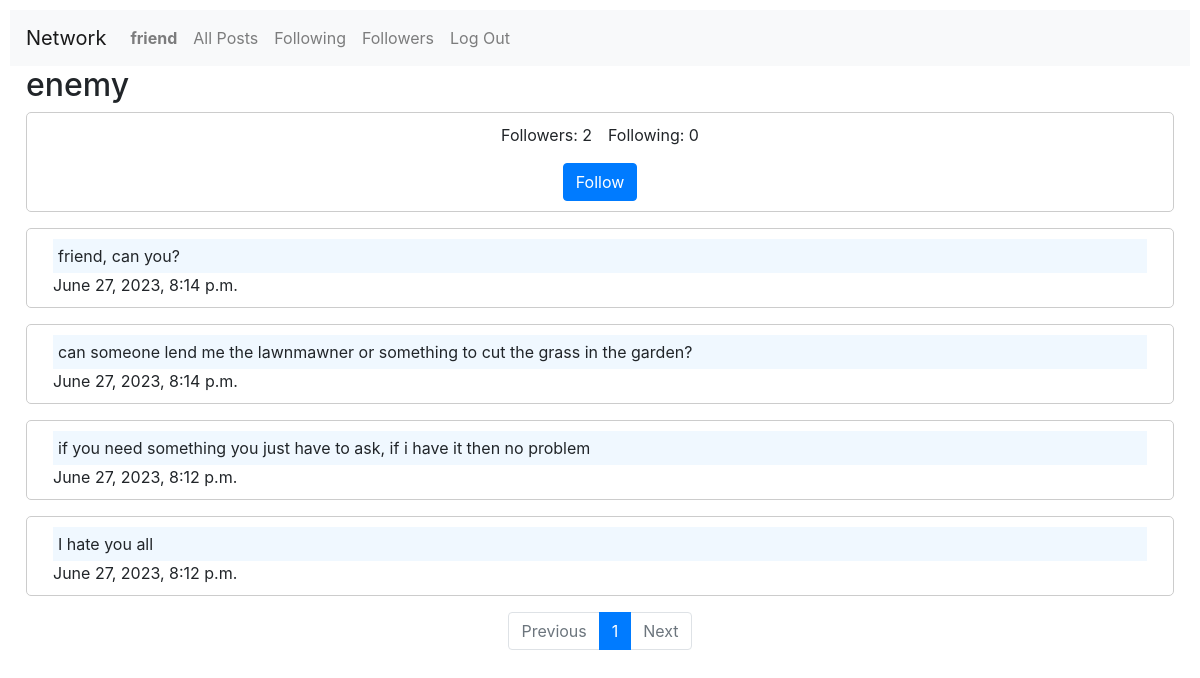
The page /profile/enemy (signed in) on the database its author committed.
### network/models.py (models this page shows)
class User(AbstractUser):
    pass

class Post(models.Model):
    user = models.ForeignKey(
        User, on_delete=models.CASCADE, default=None, related_name="post"
    )
    created_at = models.DateTimeField(default=timezone.now)
    text = models.TextField(default="")

### network/views.py (the view)
# urls.py: path("profile/<str:username>", views.profile, name="profile"),
def profile(request, username):
    profile_user = User.objects.get(username=username)
    followers = profile_user.following.count()
    followings = profile_user.followers.count()
    posts = Post.objects.filter(user=profile_user).order_by("-created_at")
    is_following = False
    if request.user.is_authenticated:
        profile, created = Profile.objects.get_or_create(user=request.user)
        is_following = profile.following.filter(id=profile_user.id).exists()
    paginator = Paginator(posts, 10)
    page_number = request.GET.get("page")
    page_obj = paginator.get_page(page_number)
    return render(
        request,
        "network/profile.html",
        {
            "profile_user": profile_user,
            "followers": followers,
            "followings": followings,
            "page_obj": page_obj,
            "is_following": is_following,
        },
    )

### network/templates/network/profile.html (shortened to what this page needs)
{% extends "network/layout.html" %}
{% block body %}
<h2 class="ml-3">{{profile_user.username}}</h2>
<div>
    <div class="new-post">
        <div class="d-flex align-items-center flex-column">
            <div class="d-flex">
                <p class="mr-3">Followers: {{followers}}</p>
                <p>Following: {{followings}} </p>
            </div>
            {% if user.is_authenticated and user.username != profile_user.username %}
            <div class="mt-3">
                {% if is_following %}
                <form method="post" action="{% url 'unfollow' profile_user.username %}">
                    {% csrf_token %}
                    <input type="submit" class="btn btn-primary" value="Unfollow" />
                </form>
                {% else %}
                <form method="post" action="{% url 'follow' profile_user.username %}">
                    <input type="submit" class="btn btn-primary" value="Follow" />
                </form>
                {% endif %}
            </div>
            {% endif %}
        </div>
    </div>
    {% for post in page_obj%}
    <div class="card-body new-post mt-3">
        <p class="card-text ml-3 mr-3 text">{{post.text}}</p>
        <p class="card-text ml-3">{{post.created_at}}</p>
    </div>
    {% endfor %}
    {% include 'network/pagination.html' %}
</div>
{% endblock %}

### network/templates/network/layout.html (shortened to what this page needs)
{% load static %}
<!DOCTYPE html>
<html lang="en">
<head>
    <link rel="stylesheet" href="https://stackpath.bootstrapcdn.com/bootstrap/4.4.1/css/bootstrap.min.css"
>
    <link href="{% static 'network/styles.css' %}" rel="stylesheet">
</head>
<body>
    <nav class="navbar navbar-expand-lg navbar-light bg-light">
        <a class="navbar-brand" href="#">Network</a>
        <div>
            <ul class="navbar-nav mr-auto">
                {% if user.is_authenticated %}
                <li class="nav-item">
                    <a class="nav-link" href="{% url 'profile' user.username %}">
                        <strong>{{ user.username }}</strong>
                    </a>
                </li>
                {% endif %}
                <li class="nav-item">
                    <a class="nav-link" href="{% url 'index' %}">All Posts</a>
                </li>
                {% if user.is_authenticated %}
                <li class="nav-item">
                    <a class="nav-link" href="{% url 'following' %}">Following</a>
                </li>
                <li class="nav-item">
                    <a class="nav-link" href="{% url 'followers' %}">Followers</a>
                </li>
                <li class="nav-item">
                    <a class="nav-link" href="{% url 'logout' %}">Log Out</a>
                </li>
                {% endif %}
            </ul>
        </div>
    </nav>
    <div class="body">
        {% block body %}
        {% endblock %}
    </div>
</body>
</html>

### network/static/network/styles.css (style rules this page uses)
:root { --blue-main-color: #007bff; }
body { padding: 10px; }
.new-post { border: 1px solid #ccc; padding: 10px; margin: 0 1rem; border-radius: 5px; }
p { margin-bottom: 0; }
.card-text.text { background-color: aliceblue; padding: 5px 5px; }

### rows shown on the page
User: username "friend"
User: username "enemy"
Post: text "friend, can you?", created_at "June 27, 2023, 8:14 p.m."
Post: text "can someone lend me the lawnmawner or something to cut the grass in the garden?", created_at "June 27, 2023, 8:14 p.m."
Post: text "if you need something you just have to ask, if i have it then no problem", created_at "June 27, 2023, 8:12 p.m."
Post: text "I hate you all", created_at "June 27, 2023, 8:12 p.m."

### other values the page prints
{{ followers }} "2"
{{ followings }} "0"
{{ i }} "1"
